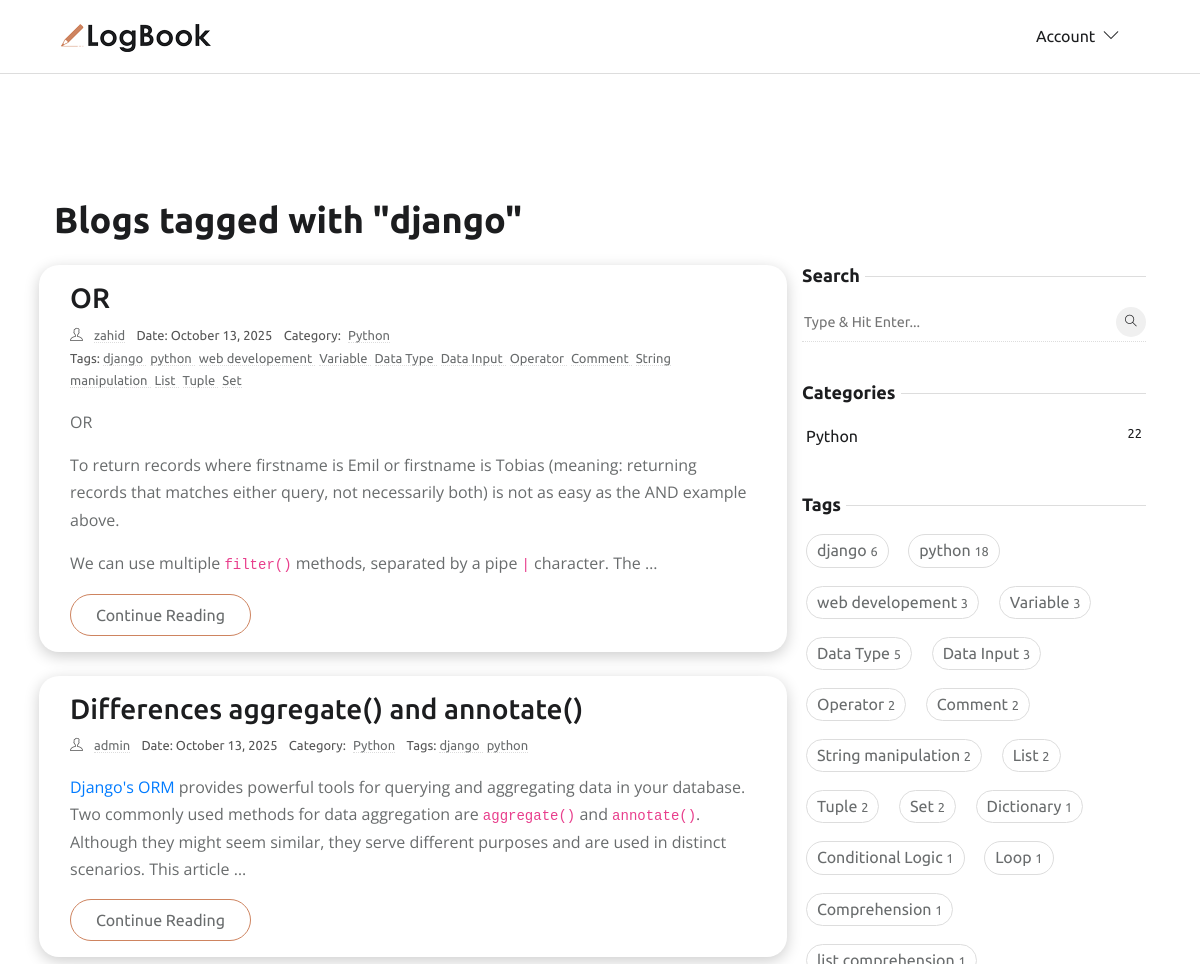
The app's page /tag/django/ (upper part), older data.
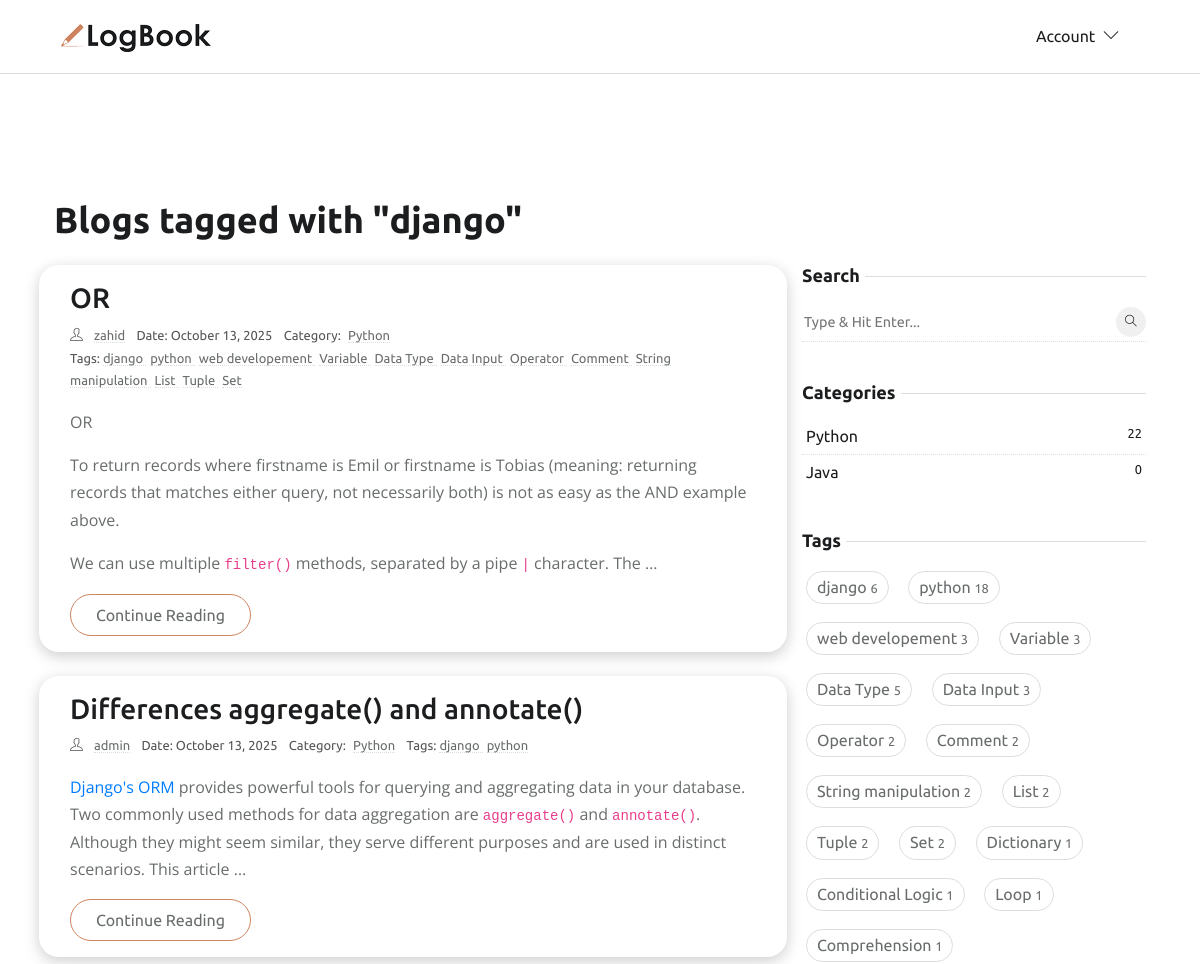
The same page, newer data.
### app_home/models.py (models this page shows, shortened)
class Blog(models.Model):
    author = models.ForeignKey(
        settings.AUTH_USER_MODEL,
        related_name='user_blogs',
        on_delete=models.CASCADE
    )
    title = models.CharField(max_length=100, unique=True)
    slug = models.SlugField(unique=True, blank=True, null=True, max_length=300)
    content = RichTextUploadingField()
    category = models.ForeignKey(
        Category,
        related_name='category_blogs',
        on_delete=models.CASCADE
    )
    tags = models.ManyToManyField(Tag, related_name='tag_blogs')
    created_date = models.DateTimeField(auto_now_add=True)
    updated_date = models.DateTimeField(auto_now=True)
    class Meta:
        ordering = ['-created_date']
        indexes = [models.Index(fields=['title','created_date'])]
    class Meta:
        ordering = ['-created_date']
        indexes = [models.Index(fields=['title','created_date'])]
    def get_absolute_url(self):
        return reverse('blog-detail', kwargs={'slug': self.slug})

class Category(models.Model):
    title = models.CharField(max_length=50, unique=True, db_index=True)
    slug = models.SlugField(unique=True, blank=True, null=True, max_length=300)
    class Meta:
        verbose_name = "Category"
        verbose_name_plural = "Categories"

class Tag(models.Model):
    title = models.CharField(max_length=50, unique=True, db_index=True)
    slug = models.SlugField(unique=True, blank=True, null=True, max_length=300)
    def __str__(self):
        return self.title

### app_account/models.py (models this page shows, shortened)
class CustomUser(AbstractBaseUser, PermissionsMixin):
    email = models.EmailField(unique=True)
    username = models.CharField(max_length=50)
    first_name = models.CharField(max_length=50, blank=True)
    last_name = models.CharField(max_length=50, blank=True)
    is_active = models.BooleanField(default=False)  # For Mail Verification
    is_staff = models.BooleanField(default=False)
    date_joined = models.DateTimeField(default=timezone.now)
    objects = CustomUserManager()
    USERNAME_FIELD = 'email'      # login field
    REQUIRED_FIELDS = ['username']  # required when creating superuser

### app_home/views.py (the view)
# urls.py: path('tag/<slug:slug>/', TagPostsView.as_view(), name='tag-blogs'),
class TagPostsView(ListView):
    model = Blog
    template_name = 'blog/tag_blogs.html'
    context_object_name = 'tag_blogs'
    def get_queryset(self):
        self.tag = get_object_or_404(Tag, slug=self.kwargs['slug'])
        return self.tag.tag_blogs.all()
    def get_context_data(self, **kwargs):
        context = super().get_context_data(**kwargs)
        context['tag'] = self.tag
        return context

### app_home/context_processors.py (called while the page is built)
def get_all_categories(request):
    categories = Category.objects.all()
    return {'categories': categories}

def get_all_tags(request):
    tags = Tag.objects.all()
    return {'tags': tags}

def get_recent_blogs(request):
    recent_blogs = Blog.objects.order_by('-created_date')[:5]
    return {'recent_blogs': recent_blogs}

### templates/blog/tag_blogs.html (shortened to what this page needs)
{% extends 'base/base.html' %}
{% load static %}
{% load custom_filters %}
{% block content %}
<section class="section">
    <div class="container p-4">
        <h2 class="mb-4">Blogs tagged with "{{ tag }}"</h2>
        <div class="row">
            <div class="col-lg-8 mb-5 mb-lg-0">
                {% for blog in tag_blogs %}
                <article class="row p-3 mb-4 blog-card">
                    <div class="col-md-12">
                        <h3 class="h3"><a class="post-title" href="{{ blog.get_absolute_url }}">{{ blog.title }}</a>
                        </h3>
                        <ul class="list-inline post-meta mb-2">
                            <li class="list-inline-item"><i class="ti-user mr-2"></i>
                                <a href="{% url 'profile' blog.author.username %}">{{ blog.author.get_full_name|default:blog.author.username }}</a>
                            </li>
                            <li class="list-inline-item">Date: {{ blog.created_date|date:"F d, Y" }}</li>
                            <li class="list-inline-item">
                                Category: <a href="{% url 'category-blogs' blog.category.slug %}" class="ml-1">
                                    {{blog.category.title }}</a>
                            </li>
                            <li class="list-inline-item">
                                Tags:
                                {% for tag in blog.tags.all %}
                                <a href="{% url 'tag-blogs' tag.slug %}" class="mr-1">
                                    {{ tag.title}}
                                </a>
                                {% empty %}
                                No tags
                                {% endfor %}
                            </li>
                        </ul>
                        <p>{{ blog.content|truncatewords:40|safe }}</p>
                        <a href="{% url 'blog-detail' blog.slug %}" class="btn btn-outline-primary">
                            Continue Reading
                        </a>
                    </div>
                </article>
                {% endfor %}
            </div>
            <div class="col-lg-4">
                <aside class="fixed-sidebar">
                    {% include 'base/sideber.html' %}
                </aside>
            </div>
        </div>
    </div>
</section>
{% endblock content %}

### templates/base/sideber.html (shortened to what this page needs)
{% load static %}
<div class="widget">
   <h5 class="widget-title"><span>Search</span></h5>
   <form action="{% url 'search-results' %}" method="GET" class="widget-search position-relative">
      <input id="search-query" name="q" type="search" required placeholder="Type & Hit Enter..." autocomplete="off">
      <button type="submit"><i class="ti-search"></i></button>
   </form>
</div>
<div class="widget">
   <h5 class="widget-title"><span>Categories</span></h5>
   <ul class="list-unstyled widget-list">
      {% for cat in categories %}
      <li class="cate-card p-1">
         <a href="{% url 'category-blogs' cat.slug %}" class="d-flex">
            {{cat.title}}
            <small class="ml-auto">{{cat.category_blogs.count}}</small>
         </a>
      </li>
      {% endfor %}
   </ul>
</div>
<div class="widget">
   <h5 class="widget-title"><span>Tags</span></h5>
   <ul class="list-inline widget-list-inline">
      {% for tag in tags %}
      <li class="list-inline-item cate-card p-1">
         <a href="{% url 'tag-blogs' tag.slug %}">
            {{tag.title}}
            <small class="ml-auto">{{tag.tag_blogs.count}}</small></a>
      </li>
      {% endfor %}
   </ul>
</div>

Row changes from the older to the newer data that the page shows:
added Category: title "Java", category_blogs.count "0"
